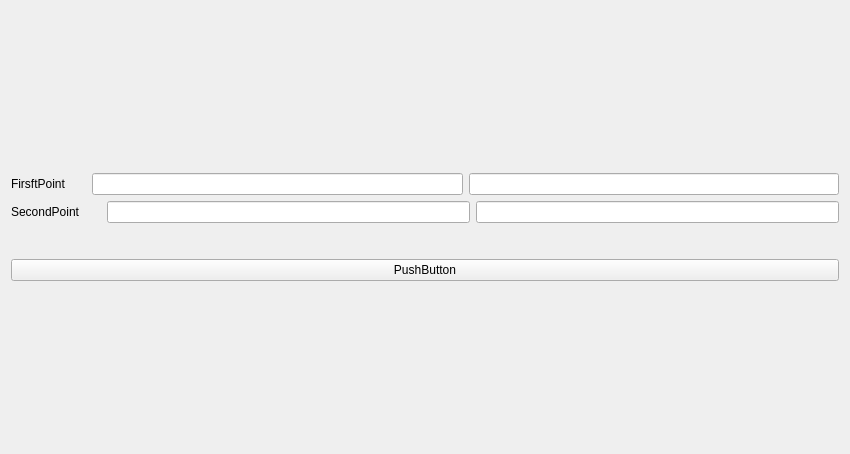
<?xml version="1.0" encoding="UTF-8"?>
<ui version="4.0">
 <class>CreateRectangle</class>
 <widget class="QWidget" name="CreateRectangle">
  <property name="geometry">
   <rect>
    <x>0</x>
    <y>0</y>
    <width>850</width>
    <height>454</height>
   </rect>
  </property>
  <property name="minimumSize">
   <size>
    <width>400</width>
    <height>400</height>
   </size>
  </property>
  <property name="windowTitle">
   <string>Form</string>
  </property>
  <layout class="QVBoxLayout" name="verticalLayout">
   <item>
    <layout class="QVBoxLayout" name="verticalLayout_3">
     <item>
      <layout class="QHBoxLayout" name="horizontalLayout">
       <item>
        <widget class="QLabel" name="label">
         <property name="text">
          <string>FirsftPoint</string>
         </property>
        </widget>
       </item>
       <item>
        <spacer name="horizontalSpacer">
         <property name="orientation">
          <enum>Qt::Horizontal</enum>
         </property>
         <property name="sizeType">
          <enum>QSizePolicy::Fixed</enum>
         </property>
         <property name="sizeHint" stdset="0">
          <size>
           <width>20</width>
           <height>20</height>
          </size>
         </property>
        </spacer>
       </item>
       <item>
        <widget class="QLineEdit" name="x1_rectangle"/>
       </item>
       <item>
        <widget class="QLineEdit" name="y1_rectangle"/>
       </item>
      </layout>
     </item>
     <item>
      <layout class="QHBoxLayout" name="horizontalLayout_2">
       <item>
        <widget class="QLabel" name="label_2">
         <property name="text">
          <string>SecondPoint</string>
         </property>
        </widget>
       </item>
       <item>
        <spacer name="horizontalSpacer_2">
         <property name="orientation">
          <enum>Qt::Horizontal</enum>
         </property>
         <property name="sizeType">
          <enum>QSizePolicy::Fixed</enum>
         </property>
         <property name="sizeHint" stdset="0">
          <size>
           <width>20</width>
           <height>20</height>
          </size>
         </property>
        </spacer>
       </item>
       <item>
        <widget class="QLineEdit" name="x2_rectangle">
         <property name="minimumSize">
          <size>
           <width>30</width>
           <height>20</height>
          </size>
         </property>
        </widget>
       </item>
       <item>
        <widget class="QLineEdit" name="y2_rectangle"/>
       </item>
      </layout>
     </item>
     <item>
      <spacer name="verticalSpacer">
       <property name="orientation">
        <enum>Qt::Vertical</enum>
       </property>
       <property name="sizeType">
        <enum>QSizePolicy::Fixed</enum>
       </property>
       <property name="sizeHint" stdset="0">
        <size>
         <width>20</width>
         <height>30</height>
        </size>
       </property>
      </spacer>
     </item>
     <item>
      <widget class="QPushButton" name="pushButton">
       <property name="text">
        <string>PushButton</string>
       </property>
      </widget>
     </item>
    </layout>
   </item>
  </layout>
 </widget>
 <resources/>
 <connections/>
</ui>
